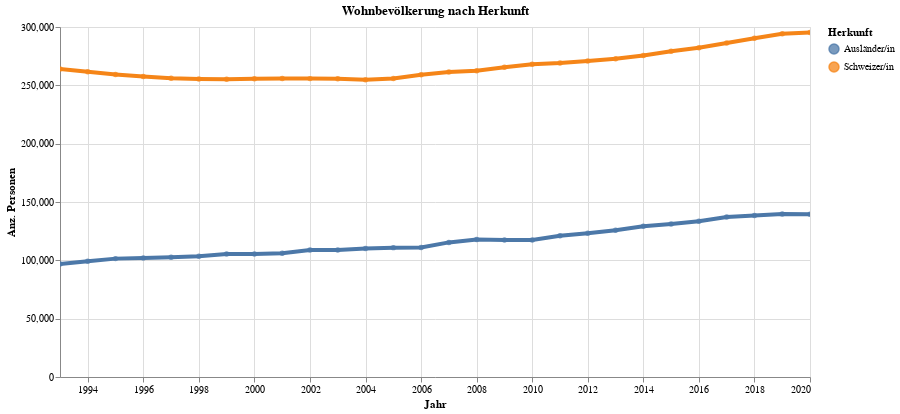

Notebook code for this chart:
### Code cell
myTitle="Wohnbevölkerung nach Herkunft"

highlight = alt.selection(type='single', on='mouseover',
                          fields=['HerkunftLang'], nearest=True)
#x='date:StichtagDatJahr',
base = alt.Chart(myAgg.reset_index().query('sum_WBev>300'), title=myTitle).encode(
    x=alt.X('StichtagDatJahr', axis=alt.Axis(title='Jahr'))# , axis=alt.Axis(format='%', title='percentage')
    , y=alt.X('sum_WBev', axis=alt.Axis(title='Anz. Personen'))
    , color=alt.Color('HerkunftLang', legend=alt.Legend(title="Herkunft", orient="right"))  
    ,tooltip=['StichtagDatJahr', 'HerkunftLang','sum_WBev']    
)
points = base.mark_circle().encode(
    opacity=alt.value(0.75)
).add_selection(
    highlight
).properties(
    width=750 , height=350
)
lines = base.mark_line().encode(
    size=alt.condition(~highlight, alt.value(0.5), alt.value(4))
).interactive()

lines + points

### Figure 1 — Vega-Lite specification as saved in the notebook (floating-point values rounded to 4 significant figures)
{"config": {"view": {"continuousWidth": 400, "continuousHeight": 300}}, "layer": [{"mark": "line", "encoding": {"color": {"type": "nominal", "field": "HerkunftLang", "legend": {"orient": "right", "title": "Herkunft"}}, "size": {"condition": {"value": 0.5, "selection": {"not": "selector005"}}, "value": 4}, "tooltip": [{"type": "temporal", "field": "StichtagDatJahr"}, {"type": "nominal", "field": "HerkunftLang"}, {"type": "quantitative", "field": "sum_WBev"}], "x": {"type": "temporal", "axis": {"title": "Jahr"}, "field": "StichtagDatJahr"}, "y": {"type": "quantitative", "axis": {"title": "Anz. Personen"}, "field": "sum_WBev"}}, "selection": {"selector006": {"type": "interval", "bind": "scales", "encodings": ["x", "y"]}}, "title": "Wohnbevölkerung nach Herkunft"}, {"mark": "circle", "encoding": {"color": {"type": "nominal", "field": "HerkunftLang", "legend": {"orient": "right", "title": "Herkunft"}}, "opacity": {"value": 0.75}, "tooltip": [{"type": "temporal", "field": "StichtagDatJahr"}, {"type": "nominal", "field": "HerkunftLang"}, {"type": "quantitative", "field": "sum_WBev"}], "x": {"type": "temporal", "axis": {"title": "Jahr"}, "field": "StichtagDatJahr"}, "y": {"type": "quantitative", "axis": {"title": "Anz. Personen"}, "field": "sum_WBev"}}, "height": 350, "selection": {"selector005": {"type": "single", "on": "mouseover", "fields": ["HerkunftLang"], "nearest": true}}, "title": "Wohnbevölkerung nach Herkunft", "width": 750}], "data": {"name": "data-045e4d4d343c3938b2e910520a69c37e"}, "$schema": "https://vega.github.io/schema/vega-lite/v4.8.1.json", "datasets": {"data-045e4d4d343c3938b2e910520a69c37e": [{"StichtagDatJahr": "1993-01-01T00:00:00", "HerkunftLang": "Ausländer/in", "sum_WBev": 96857}, {"StichtagDatJahr": "1993-01-01T00:00:00", "HerkunftLang": "Schweizer/in", "sum_WBev": 264041}, {"StichtagDatJahr": "1994-01-01T00:00:00", "HerkunftLang": "Ausländer/in", "sum_WBev": 99298}, {"StichtagDatJahr": "1994-01-01T00:00:00", "HerkunftLang": "Schweizer/in", "sum_WBev": 261550}, {"StichtagDatJahr": "1995-01-01T00:00:00", "HerkunftLang": "Ausländer/in", "sum_WBev": 101465}, {"StichtagDatJahr": "1995-01-01T00:00:00", "HerkunftLang": "Schweizer/in", "sum_WBev": 259361}, {"StichtagDatJahr": "1996-01-01T00:00:00", "HerkunftLang": "Ausländer/in", "sum_WBev": 102048}, {"StichtagDatJahr": "1996-01-01T00:00:00", "HerkunftLang": "Schweizer/in", "sum_WBev": 257600}, {"StichtagDatJahr": "1997-01-01T00:00:00", "HerkunftLang": "Ausländer/in", "sum_WBev": 102555}, {"StichtagDatJahr": "1997-01-01T00:00:00", "HerkunftLang": "Schweizer/in", "sum_WBev": 256039}, {"StichtagDatJahr": "1998-01-01T00:00:00", "HerkunftLang": "Ausländer/in", "sum_WBev": 103550}, {"StichtagDatJahr": "1998-01-01T00:00:00", "HerkunftLang": "Schweizer/in", "sum_WBev": 255523}, {"StichtagDatJahr": "1999-01-01T00:00:00", "HerkunftLang": "Schweizer/in", "sum_WBev": 255185}, {"StichtagDatJahr": "1999-01-01T00:00:00", "HerkunftLang": "Ausländer/in", "sum_WBev": 105519}, {"StichtagDatJahr": "2000-01-01T00:00:00", "HerkunftLang": "Ausländer/in", "sum_WBev": 105404}, {"StichtagDatJahr": "2000-01-01T00:00:00", "HerkunftLang": "Schweizer/in", "sum_WBev": 255576}, {"StichtagDatJahr": "2001-01-01T00:00:00", "HerkunftLang": "Ausländer/in", "sum_WBev": 106089}, {"StichtagDatJahr": "2001-01-01T00:00:00", "HerkunftLang": "Schweizer/in", "sum_WBev": 255953}, {"StichtagDatJahr": "2002-01-01T00:00:00", "HerkunftLang": "Ausländer/in", "sum_WBev": 108801}, {"StichtagDatJahr": "2002-01-01T00:00:00", "HerkunftLang": "Schweizer/in", "sum_WBev": 255757}, {"StichtagDatJahr": "2003-01-01T00:00:00", "HerkunftLang": "Ausländer/in", "sum_WBev": 108879}, {"StichtagDatJahr": "2003-01-01T00:00:00", "HerkunftLang": "Schweizer/in", "sum_WBev": 255649}, {"StichtagDatJahr": "2004-01-01T00:00:00", "HerkunftLang": "Ausländer/in", "sum_WBev": 110142}, {"StichtagDatJahr": "2004-01-01T00:00:00", "HerkunftLang": "Schweizer/in", "sum_WBev": 254835}, {"StichtagDatJahr": "2005-01-01T00:00:00", "HerkunftLang": "Ausländer/in", "sum_WBev": 110892}, {"StichtagDatJahr": "2005-01-01T00:00:00", "HerkunftLang": "Schweizer/in", "sum_WBev": 255917}, {"StichtagDatJahr": "2006-01-01T00:00:00", "HerkunftLang": "Schweizer/in", "sum_WBev": 259102}, {"StichtagDatJahr": "2006-01-01T00:00:00", "HerkunftLang": "Ausländer/in", "sum_WBev": 110960}, {"StichtagDatJahr": "2007-01-01T00:00:00", "HerkunftLang": "Ausländer/in", "sum_WBev": 115379}, {"StichtagDatJahr": "2007-01-01T00:00:00", "HerkunftLang": "Schweizer/in", "sum_WBev": 261436}, {"StichtagDatJahr": "2008-01-01T00:00:00", "HerkunftLang": "Ausländer/in", "sum_WBev": 117904}, {"StichtagDatJahr": "2008-01-01T00:00:00", "HerkunftLang": "Schweizer/in", "sum_WBev": 262595}, {"StichtagDatJahr": "2009-01-01T00:00:00", "HerkunftLang": "Ausländer/in", "sum_WBev": 117394}, {"StichtagDatJahr": "2009-01-01T00:00:00", "HerkunftLang": "Schweizer/in", "sum_WBev": 265512}, {"StichtagDatJahr": "2010-01-01T00:00:00", "HerkunftLang": "Ausländer/in", "sum_WBev": 117451}, {"StichtagDatJahr": "2010-01-01T00:00:00", "HerkunftLang": "Schweizer/in", "sum_WBev": 268017}, {"StichtagDatJahr": "2011-01-01T00:00:00", "HerkunftLang": "Ausländer/in", "sum_WBev": 121017}, {"StichtagDatJahr": "2011-01-01T00:00:00", "HerkunftLang": "Schweizer/in", "sum_WBev": 269065}, {"StichtagDatJahr": "2012-01-01T00:00:00", "HerkunftLang": "Ausländer/in", "sum_WBev": 123157}, {"StichtagDatJahr": "2012-01-01T00:00:00", "HerkunftLang": "Schweizer/in", "sum_WBev": 270855}, {"StichtagDatJahr": "2013-01-01T00:00:00", "HerkunftLang": "Schweizer/in", "sum_WBev": 272705}, {"StichtagDatJahr": "2013-01-01T00:00:00", "HerkunftLang": "Ausländer/in", "sum_WBev": 125870}, {"StichtagDatJahr": "2014-01-01T00:00:00", "HerkunftLang": "Ausländer/in", "sum_WBev": 129134}, {"StichtagDatJahr": "2014-01-01T00:00:00", "HerkunftLang": "Schweizer/in", "sum_WBev": 275649}, {"StichtagDatJahr": "2015-01-01T00:00:00", "HerkunftLang": "Ausländer/in", "sum_WBev": 131168}, {"StichtagDatJahr": "2015-01-01T00:00:00", "HerkunftLang": "Schweizer/in", "sum_WBev": 279236}, {"StichtagDatJahr": "2016-01-01T00:00:00", "HerkunftLang": "Ausländer/in", "sum_WBev": 133473}, {"StichtagDatJahr": "2016-01-01T00:00:00", "HerkunftLang": "Schweizer/in", "sum_WBev": 282209}, {"StichtagDatJahr": "2017-01-01T00:00:00", "HerkunftLang": "Ausländer/in", "sum_WBev": 137055}, {"StichtagDatJahr": "2017-01-01T00:00:00", "HerkunftLang": "Schweizer/in", "sum_WBev": 286255}, {"StichtagDatJahr": "2018-01-01T00:00:00", "HerkunftLang": "Ausländer/in", "sum_WBev": 138388}, {"StichtagDatJahr": "2018-01-01T00:00:00", "HerkunftLang": "Schweizer/in", "sum_WBev": 290349}, {"StichtagDatJahr": "2019-01-01T00:00:00", "HerkunftLang": "Ausländer/in", "sum_WBev": 139803}, {"StichtagDatJahr": "2019-01-01T00:00:00", "HerkunftLang": "Schweizer/in", "sum_WBev": 294205}, {"StichtagDatJahr": "2020-01-01T00:00:00", "HerkunftLang": "Ausländer/in", "sum_WBev": 139403}, {"StichtagDatJahr": "2020-01-01T00:00:00", "HerkunftLang": "Schweizer/in", "sum_WBev": 295333}]}}
